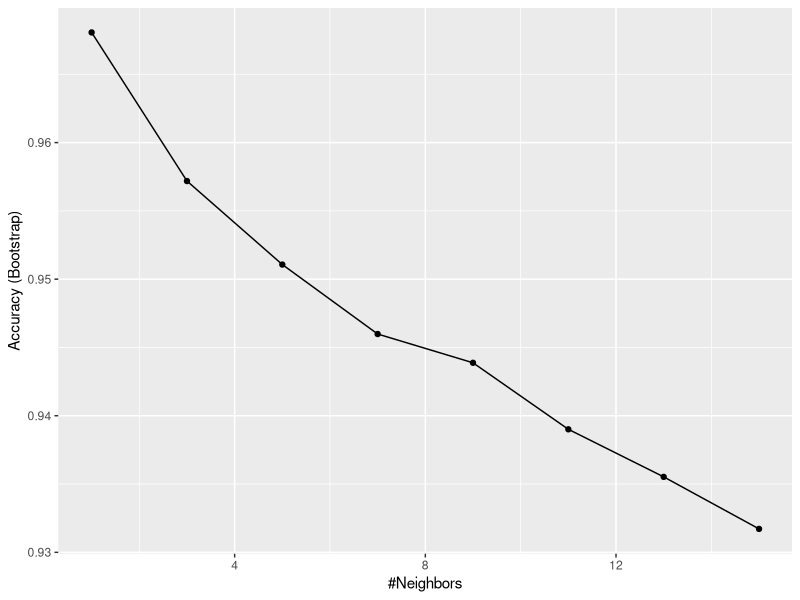
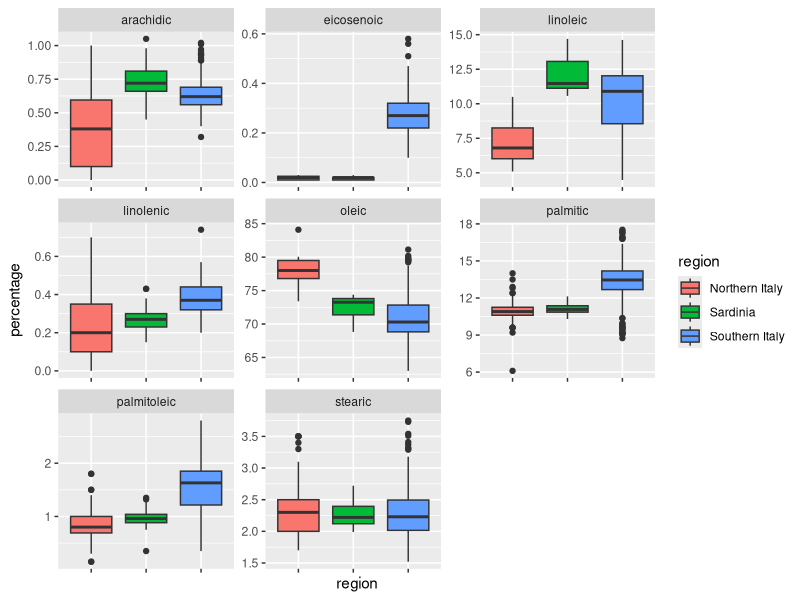
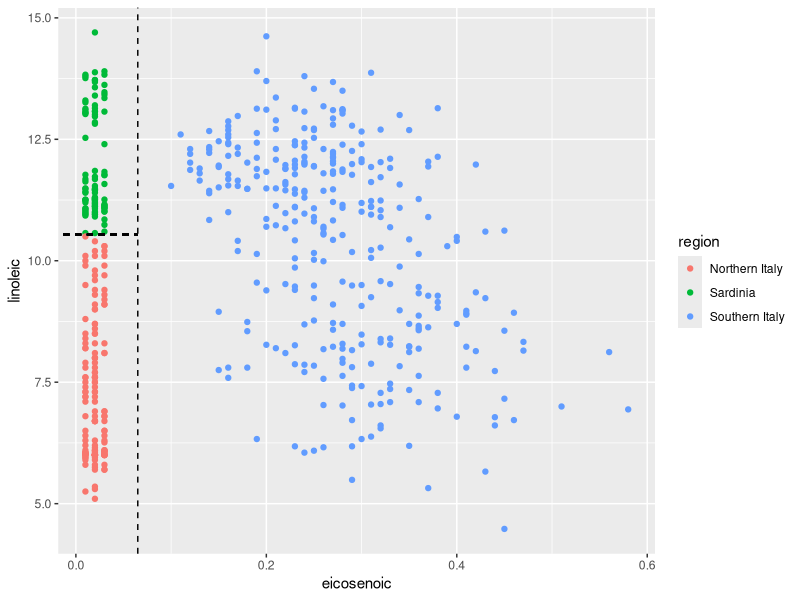
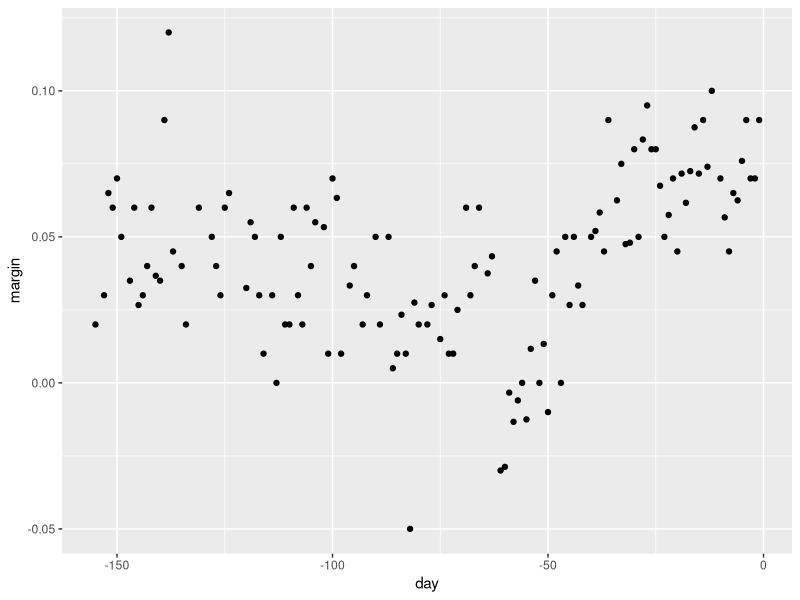
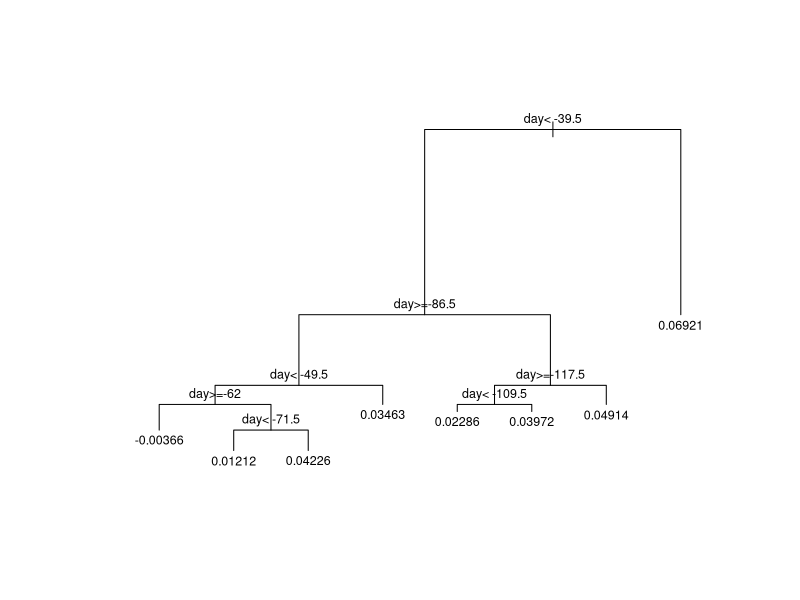
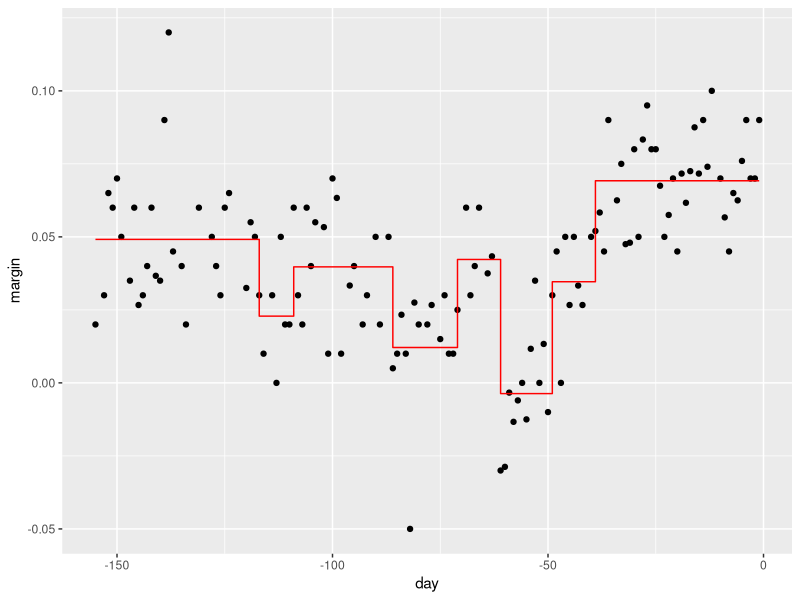
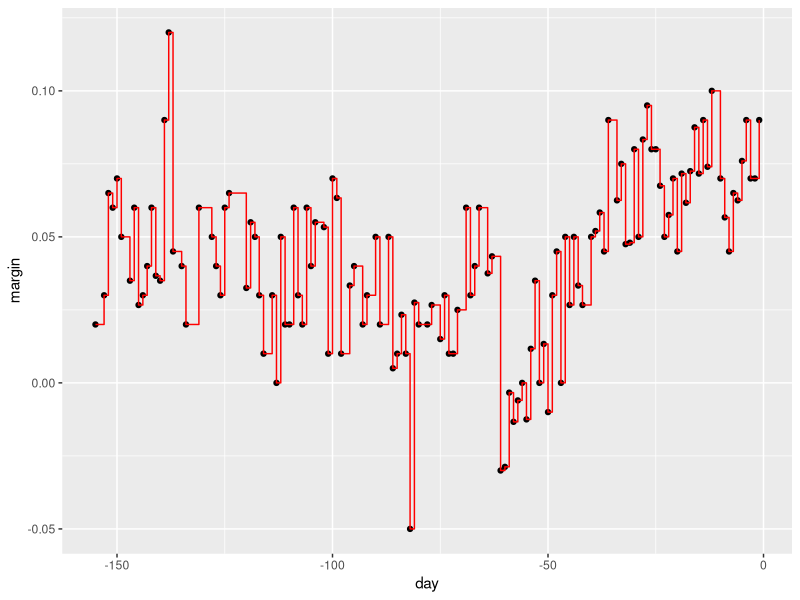
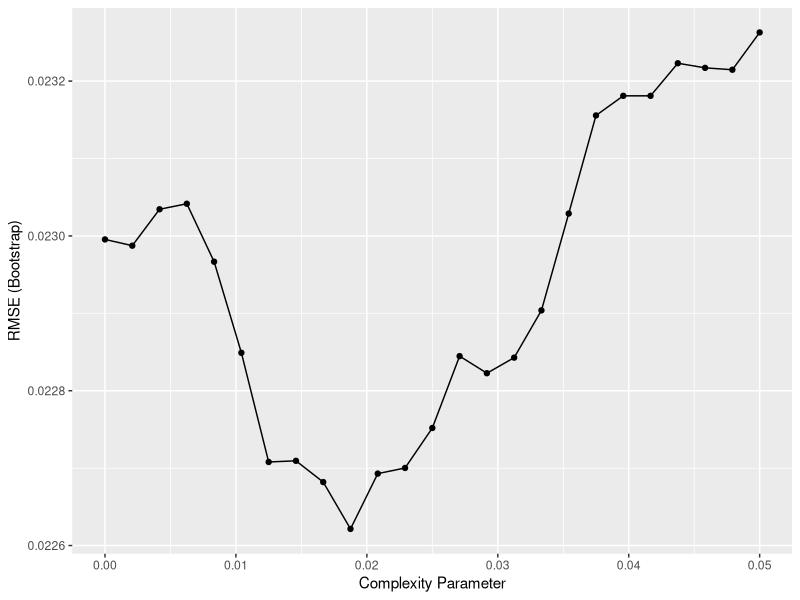

R code for these plots, in order:
# Load data
library(tidyverse)
library(dslabs)
data("olive")
olive %>% as_tibble()
table(olive$region)
olive <- select(olive, -area)

# Predict region using KNN
library(caret)
fit <- train(region ~ .,  method = "knn", 
             tuneGrid = data.frame(k = seq(1, 15, 2)), 
             data = olive)
ggplot(fit)

# Plot distribution of each predictor stratified by region
# we see that eicosenoic acid and linoleic acid should be able to predict 100% accuracy
# eicosenoic acid has southern italy separate and linoleic has northern italy separate from sardinia
olive %>% gather(fatty_acid, percentage, -region) %>%
  ggplot(aes(region, percentage, fill = region)) +
  geom_boxplot() +
  facet_wrap(~fatty_acid, scales = "free") +
  theme(axis.text.x = element_blank())

# we can visualize this using this chart
# plot values for eicosenoic and linoleic
p <- olive %>% 
  ggplot(aes(eicosenoic, linoleic, color = region)) + 
  geom_point()
p + geom_vline(xintercept = 0.065, lty = 2) + 
  geom_segment(x = -0.2, y = 10.54, xend = 0.065, yend = 10.54, color = "black", lty = 2)

# load data for regression tree
data("polls_2008")
qplot(day, margin, data = polls_2008)

library(rpart)
fit <- rpart(margin ~ ., data = polls_2008)

# visualize the splits 
plot(fit, margin = 0.1)
text(fit, cex = 0.75)
polls_2008 %>% 
  mutate(y_hat = predict(fit)) %>% 
  ggplot() +
  geom_point(aes(day, margin)) +
  geom_step(aes(day, y_hat), col="red")

# change parameters
# minbucket -> minimum number of observations in each partition (default round(minsplit/3))
# minsplit -> minimum number of observations to be partitioned (default 20) 
#when cp = 0 it is the original data because the residual sum of squares is 0 when it is the own point
fit <- rpart(margin ~ ., data = polls_2008, control = rpart.control(cp = 0, minsplit = 2))
polls_2008 %>% 
  mutate(y_hat = predict(fit)) %>% 
  ggplot() +
  geom_point(aes(day, margin)) +
  geom_step(aes(day, y_hat), col="red")

# use cross validation to choose cp
#cp is the complexity parameter -> minimum residual sum of squares must improve 
# for another partition to be added
library(caret)
train_rpart <- train(margin ~ ., method = "rpart", tuneGrid = data.frame(cp = seq(0, 0.05, len = 25)), data = polls_2008)
ggplot(train_rpart)

# access the final model and plot it
plot(train_rpart$finalModel, margin = 0.1)
text(train_rpart$finalModel, cex = 0.75)
polls_2008 %>% 
  mutate(y_hat = predict(train_rpart)) %>% 
  ggplot() +
  geom_point(aes(day, margin)) +
  geom_step(aes(day, y_hat), col="red")

# prune the tree 
pruned_fit <- prune(fit, cp = 0.01)
